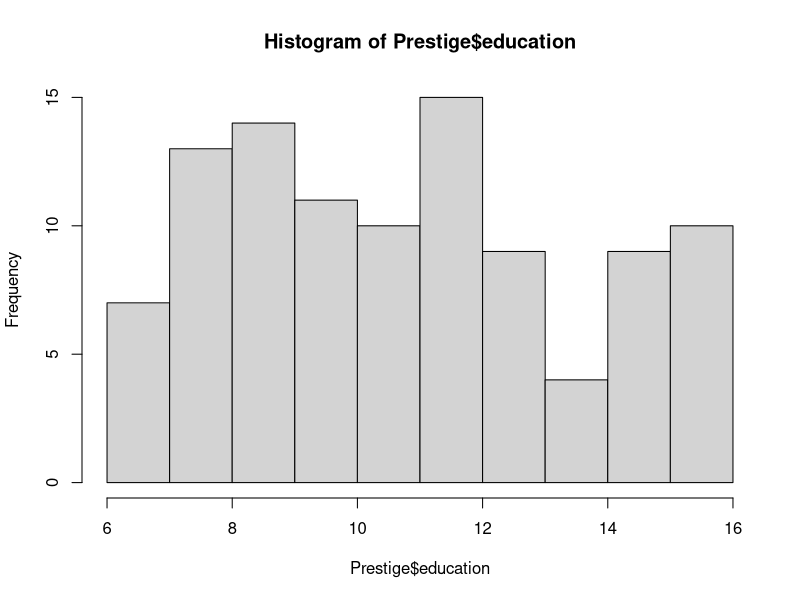
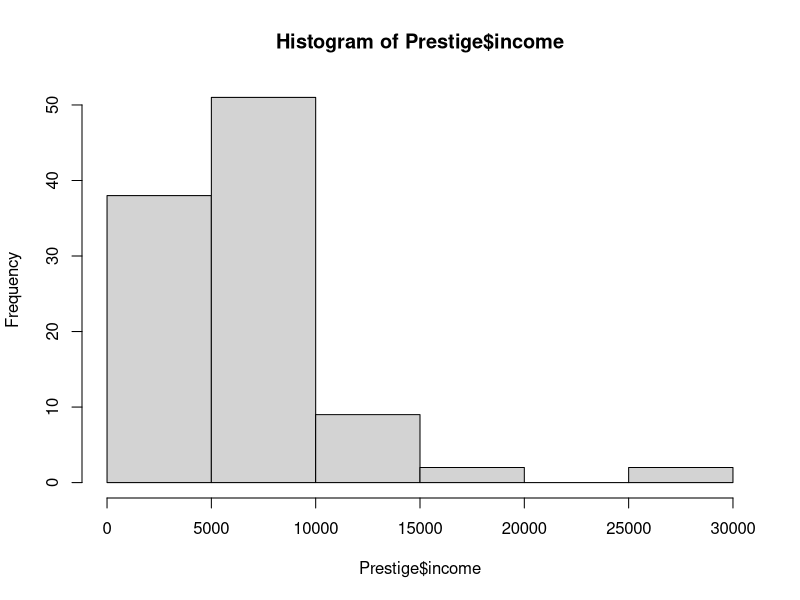
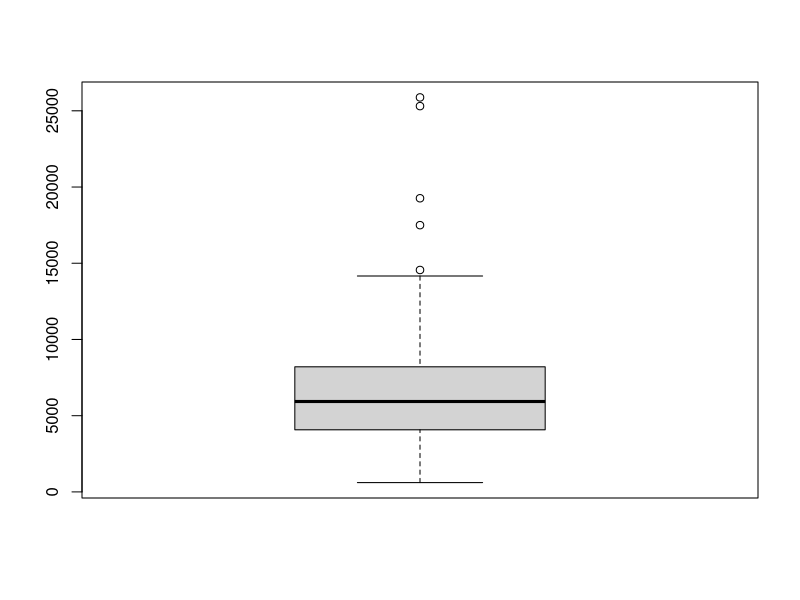
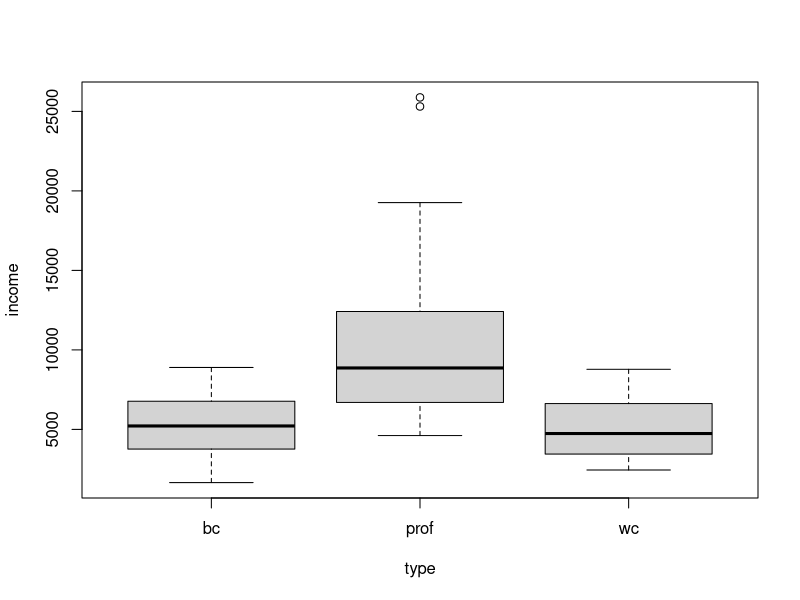
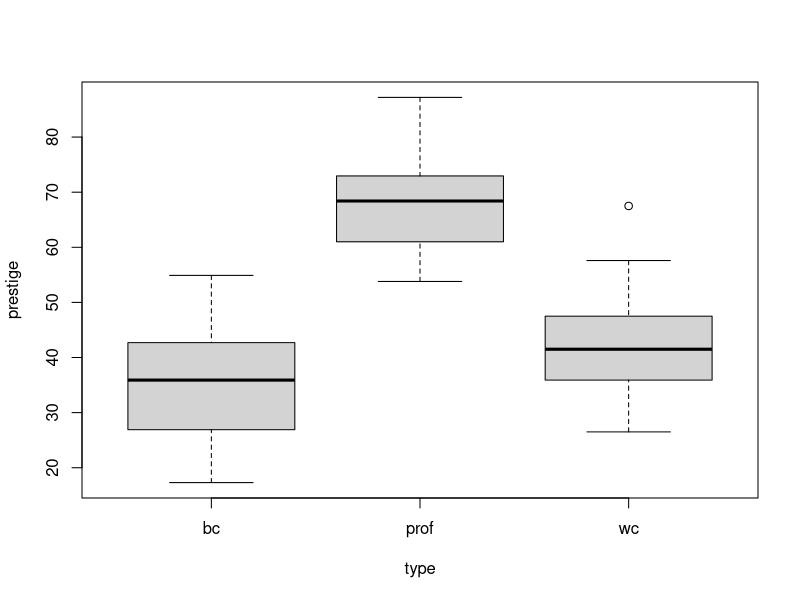
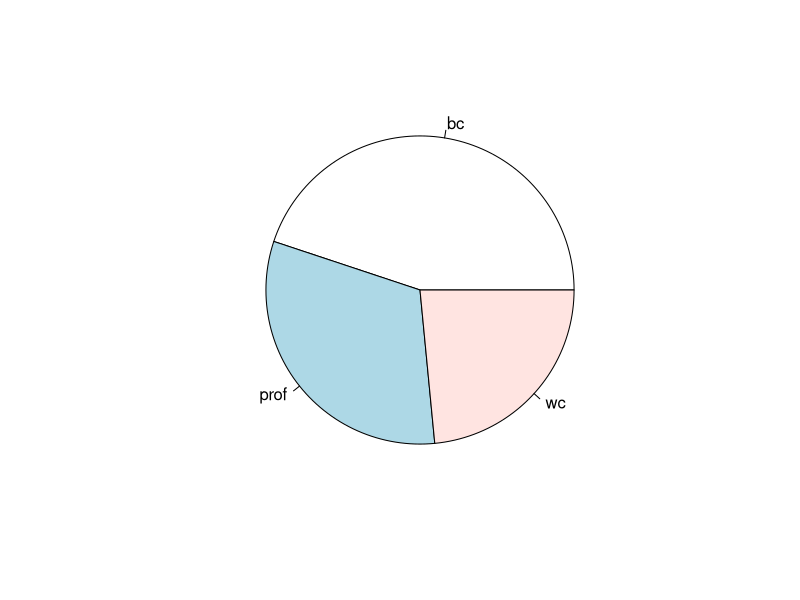
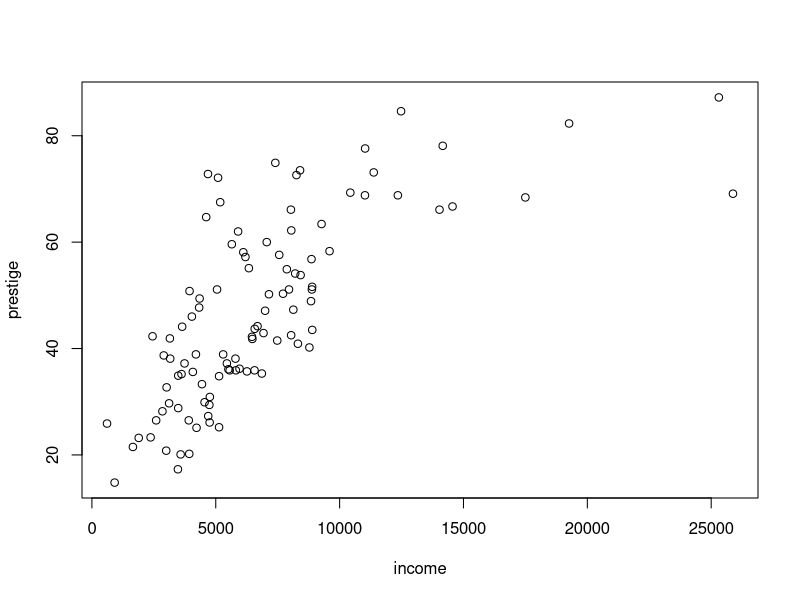
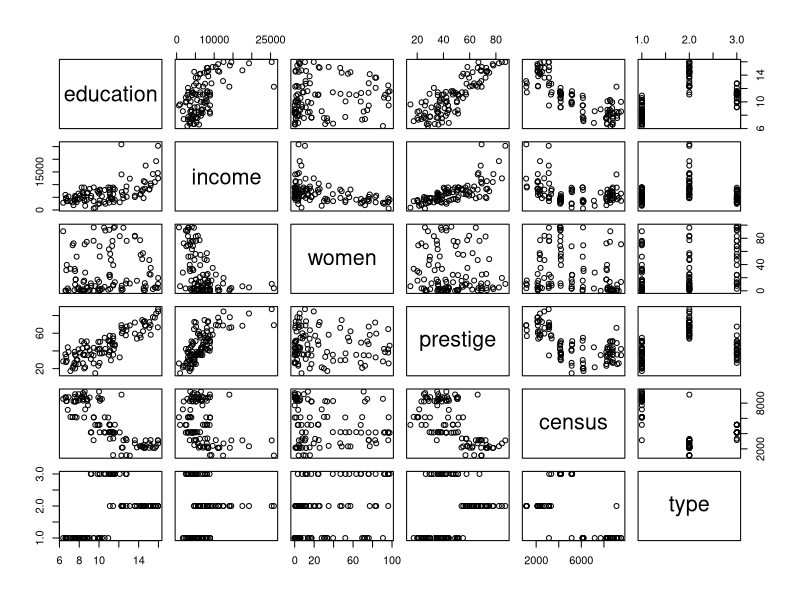

The R source for these figures, in order:
library(carData)
data(Prestige)
View(Prestige)
str(Prestige)
dim(Prestige)

hist(Prestige$education)          # Verteilung 'education'
hist(Prestige$income)             # Verteilung 'income', rechtsschief

boxplot(Prestige$income)
boxplot(income ~ type, data = Prestige)
?Prestige
boxplot(prestige ~ type, data = Prestige)

pie(table(Prestige$type))
# besser:
pdf("myfile.pdf")                 # starts the graphics device
barplot(table(Prestige$type))     # plot
dev.off()                         # close the device

# income ~ prestige, klassisch
plot(prestige ~ income, data = Prestige)
cor(Prestige[, c("income","prestige")])

# income ~ prestige, robust
library(robustbase)
covMcd(Prestige[, c("income","prestige")], cor = TRUE)$cor

pairs(Prestige)
cor(Prestige[, 1:5])              # exclude nominal variable 'type'

data(mtcars)
str(mtcars)
mtcars$vs <- factor(mtcars$vs)    # make engine type a factor
mtcars$cyl <- factor(mtcars$cyl)  # make nr of cylinders a factor
x11()
barplot(table(mtcars$cyl, mtcars$vs), col = 1:3)            # color 1-3
legend("topright", legend = c(4,6,8), col = 1:3, pch = 15)  # 
table(mtcars$vs)
table(mtcars$cyl)

View(mtcars)
